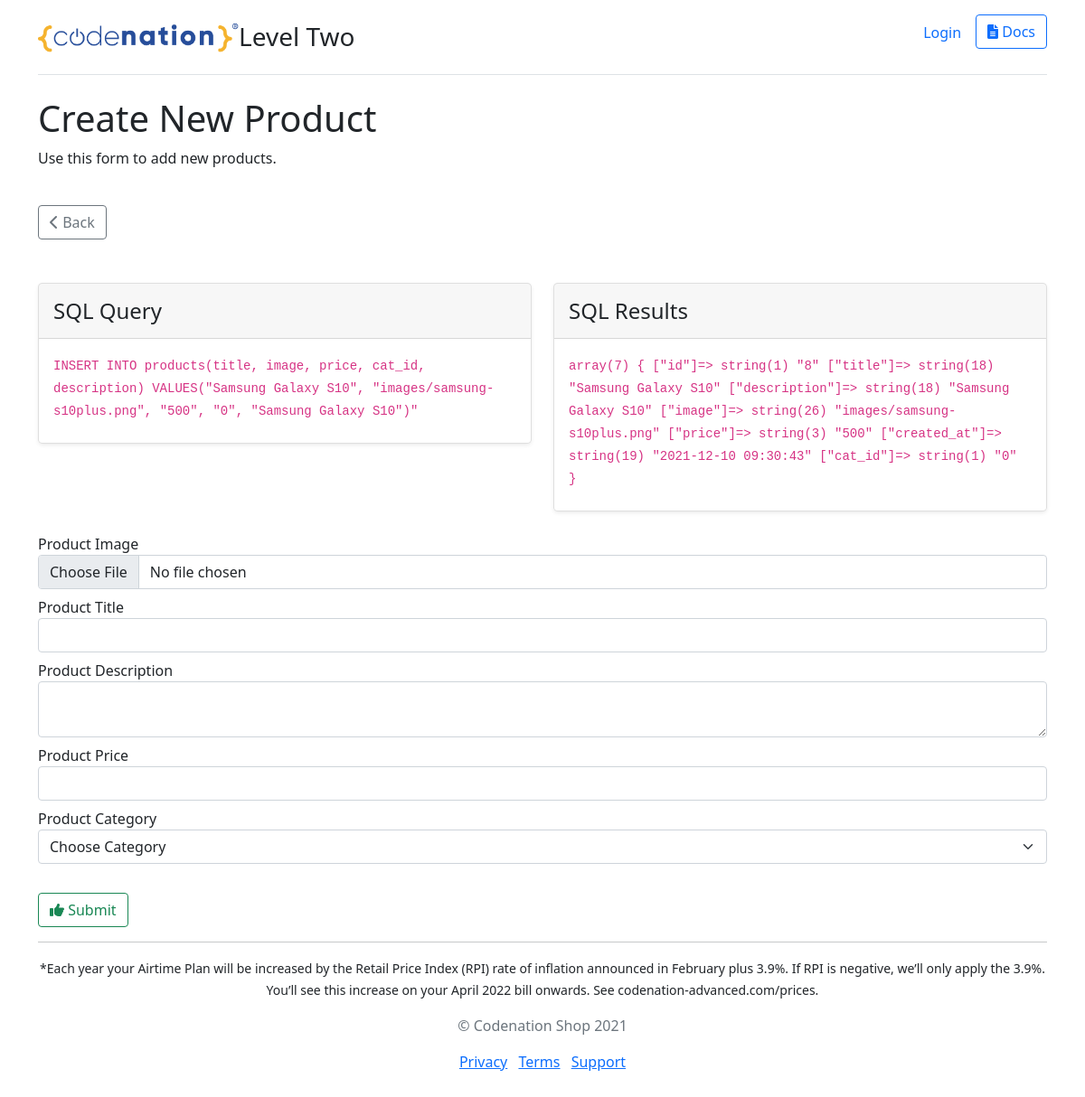
The app's page /admin/create.php with its own data.
### tables this page shows
CREATE TABLE `products` (
  `id` int NOT NULL,
  `title` varchar(255) NOT NULL,
  `description` text NOT NULL,
  `image` varchar(255) NOT NULL,
  `price` float DEFAULT NULL,
  `created_at` datetime DEFAULT CURRENT_TIMESTAMP,
  `cat_id` int DEFAULT NULL
);

### admin/create.php (the view, shortened to what this page needs)
<?php
require('../config/db.php');
$query = "SELECT * FROM products ORDER BY id DESC LIMIT 1";
$result = mysqli_query($conn, $query);
$products = mysqli_fetch_assoc($result);
?>
<?php include("../inc/admin-header.php"); ?>
<h1>Create New Product</h1>
<p>Use this form to add new products.</p>
<a href="<?php echo ROOT_URL; ?>admin/" class="btn btn-outline-secondary my-4"><i class="fas fa-chevron-left"></i> Back</a>
<div class="row mt-4">
    <div class="col-6">
        <div class="card mb-4 rounded-3 shadow-sm">
            <div class="card-header py-3">
                <h4 class="my-0 fw-normal">SQL Query</h4>
            </div>
            <div class="card-body">
                <p class="card-title pricing-card-title"><code id="code"><?php echo isset($products) ? 'INSERT INTO products(title, image, price, cat_id, description) VALUES("' . $products["title"] . '", "' . $products["image"] . '", "' . $products["price"] . '", "' . $products["cat_id"] . '", "' . $products["description"] . '")"' : "INSERT INTO products(title, image, price, cat_id, description) VALUES('title_variable', 'image_path_variable', 'price_variable', 'cat_id_variable','description_variable')"; ?></code></p>
            </div>
        </div>
    </div>
    <div class="col-6">
        <div class="card mb-4 rounded-3 shadow-sm">
            <div class="card-header py-3">
                <h4 class="my-0 fw-normal">SQL Results</h4>
            </div>
            <div class="card-body">
                <p class="card-title pricing-card-title"><code><?php echo isset($products) ? var_dump($products) : mysqli_error($conn); ?></code></p>
            </div>
        </div>
    </div>
</div>
<form method="POST" action="<?php $_SERVER['PHP_SELF']; ?>?title=title" enctype="multipart/form-data">
    <div class="form-group mb-2">
        <label>Product Image</label>
        <input id="image" type="file" name="image" class="form-control">
    </div>
    <div class="form-group mb-2">
        <label>Product Title</label>
        <input id="title" type="text" name="title" class="form-control">
    </div>
    <div class="form-group mb-2">
        <label>Product Description</label>
        <textarea id="description" type="text" name="description" class="form-control"></textarea>
    </div>
    <div class="form-group mb-2">
        <label>Product Price</label>
        <input id="price" type="number" name="price" step=".01" class="form-control">
    </div>
    <div class="form-group mb-2">
        <label>Product Category</label>
        <select id="cat_id" name="cat_id" class="form-select" aria-label="Default select example" form="product_form">
            <option selected>Choose Category</option>
        </select>
    </div>
    <button id="product_form_submit" type="submit" name="submit" class="btn btn-outline-success mt-4"><i class="fas fa-thumbs-up"></i> Submit</button>
</form>
<?php include("../inc/footer.php"); ?>

### records on screen
products: title "Samsung Galaxy S10", image "images/samsung-s10plus.png", price "500", cat "0", description "Samsung Galaxy S10"
